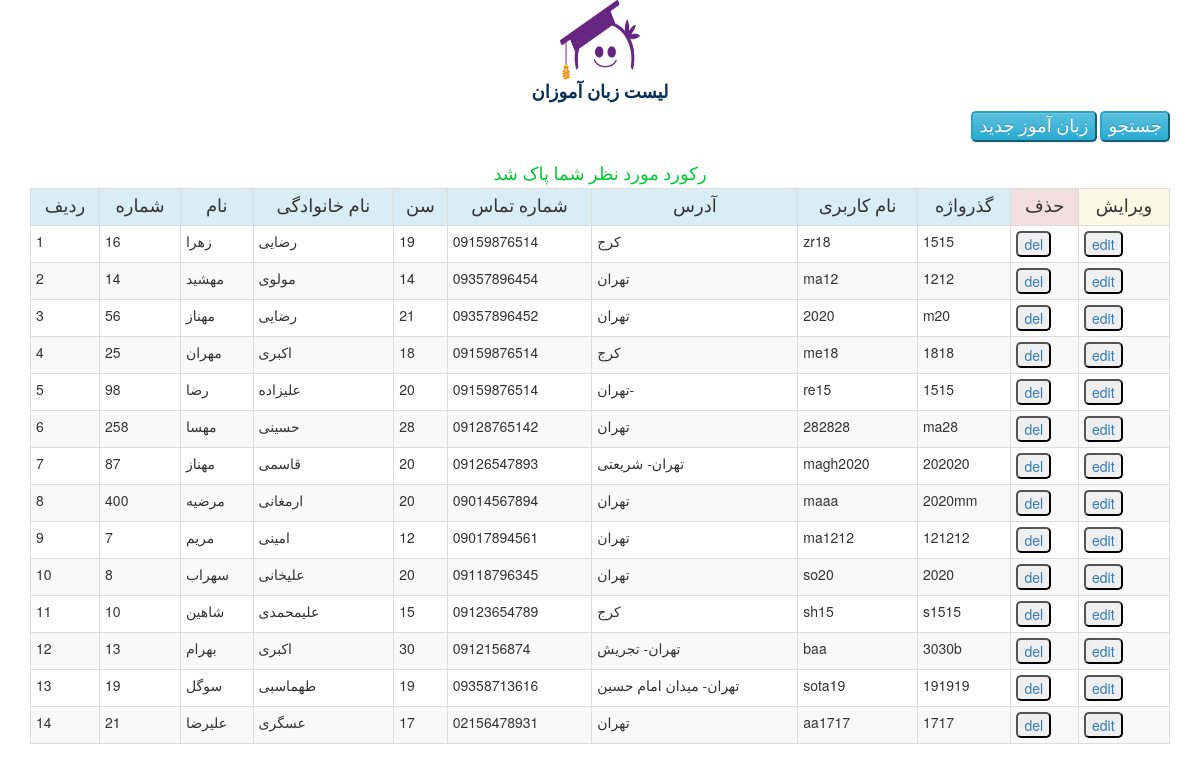
The app's page /admin/stu-pro.php?ok=2020 with its own data.
### tables this page shows
CREATE TABLE `students` (
  `id` int(11) NOT NULL,
  `name` varchar(15) NOT NULL,
  `family` varchar(15) NOT NULL,
  `age` int(3) NOT NULL,
  `address` varchar(50) NOT NULL,
  `tell` varchar(11) NOT NULL,
  `username` varchar(50) NOT NULL,
  `password` varchar(50) NOT NULL
);

### admin/stu-pro.php (the view, shortened to what this page needs)
<!doctype html>
<html>
<head>
</head>
<body>
<div class="container">
<center><img src="../pic/همیار-انرژی-دانش-آموزی-لوگو-300x224.jpg" width="80" height="80"><br><label id="label">لیست زبان آموزان</label>
<div align="right"><a href="insertstu.php" ><input type="submit" value="زبان آموز جدید" id="button2" class="btn-info"></a>
<a href="search-stu.php" ><input type="submit" value="جستجو" id="button2" class="btn-info"></a></div>
<br>
<?php
 if(isset($_GET["ok"]))
 {
	echo "<div id=prompt><font color=#00CC33>"."رکورد مورد نظر شما پاک شد"."</font></div>";
 }
?></center>
<table class="table table-striped table-bordered table-hover table-condensed">
<tr class="info" id="table">
<td>ردیف</td>
<td>شماره</td>
<td>نام </td>
<td>نام خانوادگی</td>
<td>سن</td>
<td>شماره تماس</td>
<td>آدرس</td>
<td>نام کاربری</td>
<td>گذرواژه</td>
<td class="danger">حذف</td>
<td class="warning">ویرایش</td>
</tr>
<?php
 include "../funcs/connect.php";
 $sql="SELECT * FROM `students`";
$result=$connect->query($sql);
$sql2="SELECT COUNT(*) FROM `students`";
$tedad=$connect->query($sql2);
$num=$tedad->fetchColumn();
$radif=1;
while($num!=0){
 foreach($result as $rows)
 {
	 echo "<tr>";
	 echo "<td>$radif</td>";
	$id=$rows["id"];
	echo "<td>$id</td>";
	$aaname=$rows["name"];
	echo "<td>$aaname</td>";
	$family=$rows["family"];
	echo "<td>$family</td>";
	$age=$rows["age"];
	echo "<td>$age</td>";
	$tell=$rows["tell"];
	echo "<td>$tell</td>";
	$address=$rows["address"];
	echo "<td>$address</td>";
	$username=$rows["username"];
	echo "<td>$username</td>";
	$password=$rows["password"];
	echo "<td>$password</td>";
	echo "<td><a href=# onClick=del(".$rows["id"].")><input id=button type=submit value=del name=btndel></a></td>";
	echo "<td><a href=update-stu.php?id=".$rows["id"]." target=frame><input id=button type=submit value=edit name=btnedit></a></td>";
	$radif++;
 	 }
  echo "</tr></table>";
 echo "<br>";
 $num--;
 }
?>
</div>
</body>
<link rel="stylesheet" href="../bootstrap/css/bootstrap.min.css">
<link rel="stylesheet" href="../bootstrap/css/bootstrap-theme.min.css">
</html>

### admin/stu-pro.php (style rules this page uses)
a { text-decoration:none; }
#label { font-family:"B Homa"; font-size:large; color:rgba(7,49,88,1.00); }
#button { border-radius:5px; }
#table { font-family:"B Homa"; font-size:large; text-align:center; }
#button2 { border-radius:5px; font-family:"B Homa"; font-size:large; }
#prompt { font-family:"B Homa"; font-size:large; }

### records on screen
students: id "16", name "زهرا", family "رضایی", age "19", tell "09159876514", address "کرج", username "zr18", password "1515"
students: id "14", name "مهشید", family "مولوی", age "14", tell "09357896454", address "تهران", username "ma12", password "1212"
students: id "56", name "مهناز", family "رضایی", age "21", tell "09357896452", address "تهران", username "2020", password "m20"
students: id "25", name "مهران", family "اکبری", age "18", tell "09159876514", address "کرج", username "me18", password "1818"
students: id "98", name "رضا", family "علیزاده", age "20", tell "09159876514", address "تهران-", username "re15", password "1515"
students: id "258", name "مهسا", family "حسینی", age "28", tell "09128765142", address "تهران", username "282828", password "ma28"
students: id "87", name "مهناز", family "قاسمی", age "20", tell "09126547893", address "تهران- شریعتی", username "magh2020", password "202020"
students: id "400", name "مرضیه", family "ارمغانی", age "20", tell "09014567894", address "تهران", username "maaa", password "2020mm"
students: id "7", name "مریم", family "امینی", age "12", tell "09017894561", address "تهران", username "ma1212", password "121212"
students: id "8", name "سهراب", family "علیخانی", age "20", tell "09118796345", address "تهران", username "so20", password "2020"
students: id "10", name "شاهین", family "علیمحمدی", age "15", tell "09123654789", address "کرج", username "sh15", password "s1515"
students: id "13", name "بهرام", family "اکبری", age "30", tell "0912156874", address "تهران- تجریش", username "baa", password "3030b"
students: id "19", name "سوگل", family "طهماسبی", age "19", tell "09358713616", address "تهران- میدان امام حسین", username "sota19", password "191919"
students: id "21", name "علیرضا", family "عسگری", age "17", tell "02156478931", address "تهران", username "aa1717", password "1717"
